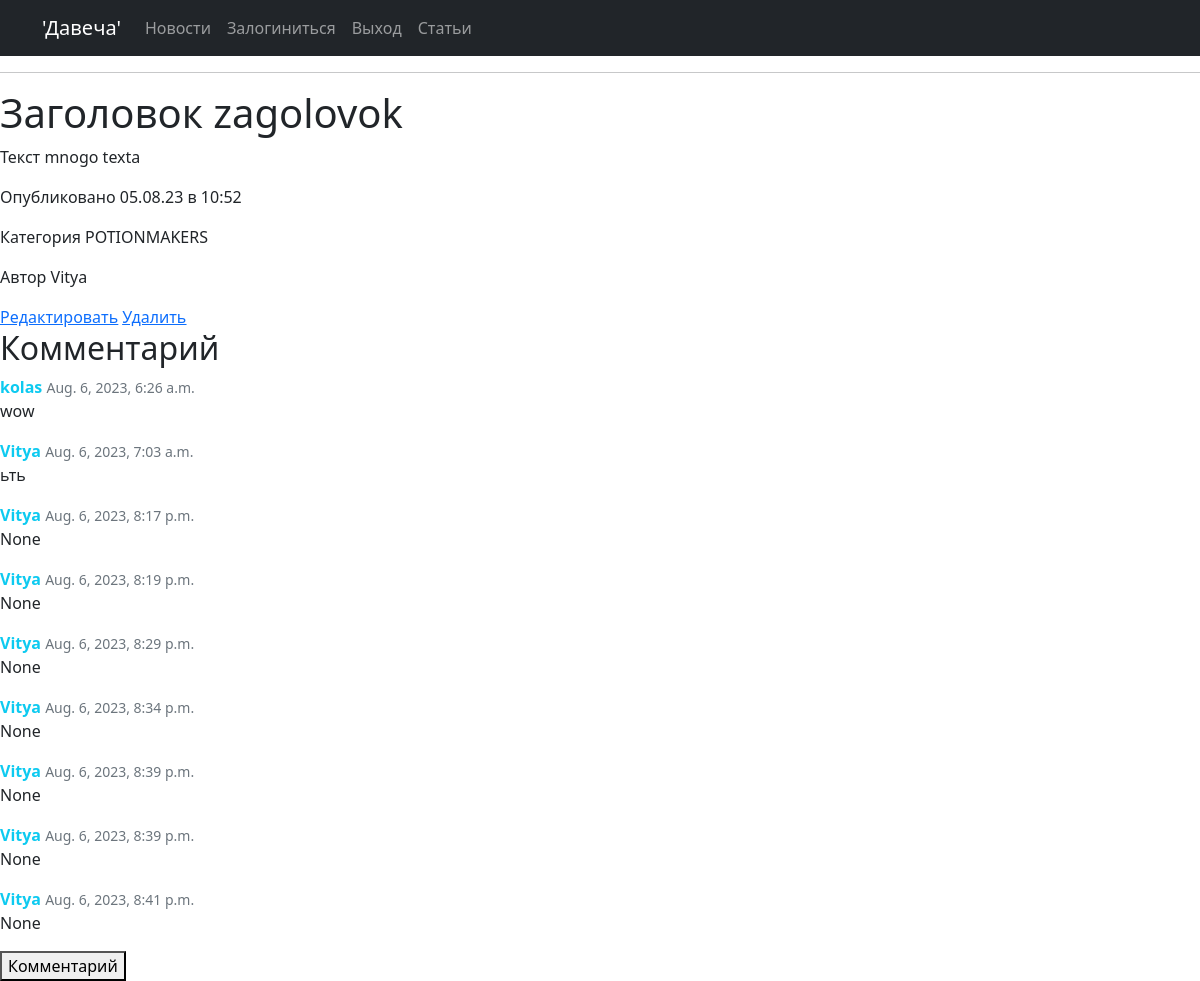
/2, run on the app's committed database.
### board/models.py (models this page shows, shortened)
class Post(models.Model):
    TYPES = [
        ('TANKS', 'Танки'),
        ('HILS', 'Хилы'),
        ('DD', 'ДД'),
        ('MERCHANTS', 'Торговцы'),
        ('GUILDMASTERS', 'Гилдиамтеры'),
        ('QUESTSGIVERS', 'Квестгиверы'),
        ('BLACKSMITHS', 'Кузнецы'),
        ('TANNERS', 'Кожевники'),
        ('POTIONMAKERS', 'Зельевары'),
        ('SPELLCASTERS', 'Мастера заклинаний'),
    ]
    avthor = models.OneToOneField(User, on_delete=models.CASCADE, related_name='avthor', default="")
    categoryType = models.CharField(default='', max_length=64, choices=TYPES)
    creationDate = models.DateTimeField(auto_now_add=True)
    title = models.CharField(max_length=255, null=False)
    text = models.TextField()
    postImage = models.ImageField(upload_to='images/',default=None, null=True, blank=True)
    postFile = models.FileField(upload_to='file/', null=True, blank=True)
    category = models.ManyToManyField(Category,default='', max_length=64, through='PostCategory')

class Comment(models.Model):
    userEditor = models.ForeignKey(User, on_delete=models.CASCADE, related_name='editor', default="")
    post = models.ForeignKey(Post, on_delete=models.CASCADE, related_name='comments')
    commentText = models.TextField(null=True)
    creationDate = models.DateTimeField(auto_now_add=True)
    reply = models.ForeignKey('self', on_delete=models.CASCADE, blank=True, null=True)

### board/views.py (the view)
# urls.py: path('<int:pk>', DetailList.as_view(), name='detali'),
class DetailList(DetailView):
    model = Post
    template_name = 'detali.html'
    context_object_name = 'post'
    def get_context_data(self, **kwargs):
        data = super().get_context_data(**kwargs)
        comments = Comment.objects.filter(
            post=self.get_object())
        data['comments'] = comments
        if self.request.user.is_authenticated:
            data['comment_form'] = CommentForm(instance=self.request.user)
        return data
    def post(self, request, *args, **kwargs):
        new_comment = Comment(commentText=request.POST.get('commentText'),
        userEditor=self.request.user,
        post=self.get_object())
        new_comment.save()
        return render(request, 'detali.html',args=[self.id] )

### templates/detali.html (shortened to what this page needs)
{% extends 'default.html' %}
{% load static %}
{% block content %}
<h1>Заголовок {{ post.title }}</h1>
<p>Текст  {{ post.text }}</p>
<p>Опубликовано {{ post.creationDate | date:'d.m.y в h:i' }}</p>
<p> Категория {{ post.categoryType }}</p>
<p>Автор  {{ post.avthor }}</p>
<a href="{% url 'edit' post.id %}"><u>Редактировать</u></a>
<a href="{% url 'delete' post.id %}"><u>Удалить</u></a>
<br>
<h2>Комментарий</h2>
{% for comment in comments %}
    <div class="comment">
        <div>
        <span>
          <strong class="text-info">{{ comment.userEditor }} </strong>
          <small class="text-muted">{{ comment.creationDate }}</small>
        </span>
        <p>
          {{ comment.commentText|safe }}
        </p>
      </div>
        </div>
{% empty %}
    <p>No comments yet.</p>
{% endfor %}
<form method="post" action="{% url 'detali' post.id%}">
    <button type="submit">Комментарий</button>
</form>
{% endblock  %}

### templates/default.html (shortened to what this page needs)
<!DOCTYPE html>
{% load static %}
<html lang="ru">
<head>
  <link href="{% static 'css/styles.css' %}" rel="stylesheet">
</head>
<body>
  <nav class="navbar navbar-expand-lg navbar-dark bg-dark static-top">
    <div class="container">
      <a class="navbar-brand" href="/board/">'Давеча'</a>
      <div class="collapse navbar-collapse" id="navbarResponsive">
        <ul class="navbar-nav ml-auto">
          <li class="nav-item active">
            <a class="nav-link" href="{% static '/bord/' %}">Новости
            </a>
          </li>
          <li class="nav-item">
            <a class="nav-link" href="/accounts/login/" >Залогиниться</a>
          </li>
          <li class="nav-item">
            <a class="nav-link" href="/accounts/logout/">Выход</a>
          </li>
          <li class="nav-item">
            <a class="nav-link" href="/article/">Статьи</a>
          </li>
        </ul>
      </div>
    </div>
  </nav>
    <hr>
{% block content %}{% endblock content %}
</body>
</html>

### data on the page
Post: title "zagolovok", text "mnogo texta", creationDate "05.08.23 в 10:52", categoryType "POTIONMAKERS", avthor "Vitya"
Comment: userEditor "kolas", creationDate "Aug. 6, 2023, 6:26 a.m.", commentText "wow"
Comment: userEditor "Vitya", creationDate "Aug. 6, 2023, 7:03 a.m.", commentText "ьть"
Comment: userEditor "Vitya", creationDate "Aug. 6, 2023, 8:17 p.m.", commentText "None"
Comment: userEditor "Vitya", creationDate "Aug. 6, 2023, 8:19 p.m.", commentText "None"
Comment: userEditor "Vitya", creationDate "Aug. 6, 2023, 8:29 p.m.", commentText "None"
Comment: userEditor "Vitya", creationDate "Aug. 6, 2023, 8:34 p.m.", commentText "None"
Comment: userEditor "Vitya", creationDate "Aug. 6, 2023, 8:39 p.m.", commentText "None"
Comment: userEditor "Vitya", creationDate "Aug. 6, 2023, 8:39 p.m.", commentText "None"
Comment: userEditor "Vitya", creationDate "Aug. 6, 2023, 8:41 p.m.", commentText "None"
